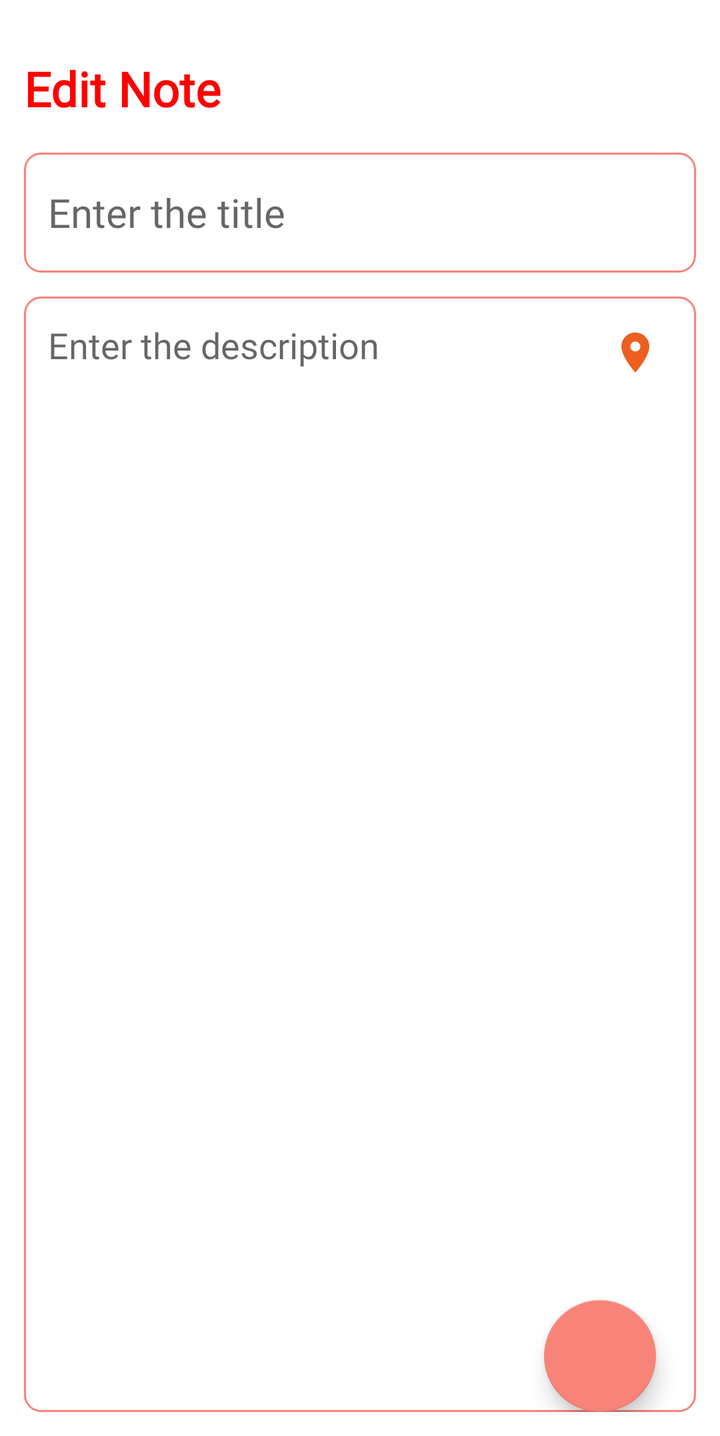
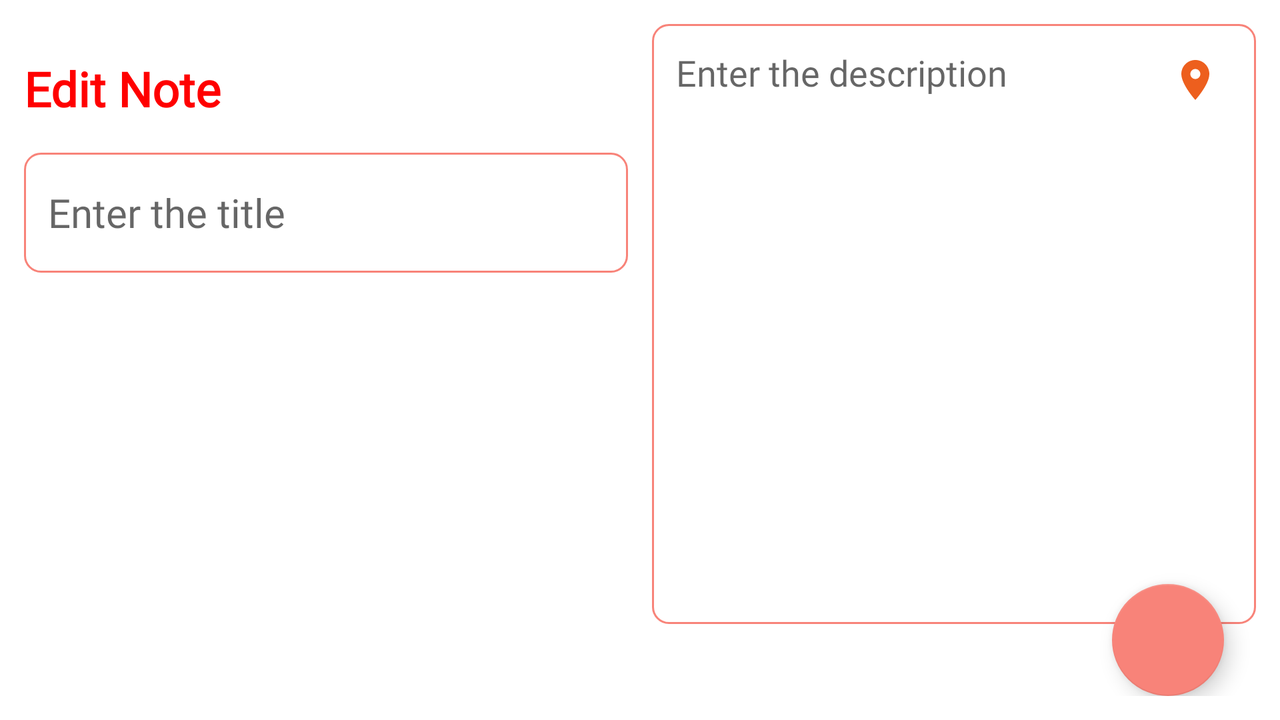

First picture: res/layout/ on a phone held upright. Second picture: the repository's own variant of that layout, on a device whose configuration matches the variant's folder. Source for both follows.
<!-- AndroidManifest.xml: application theme Theme.NotesApp -->
<!-- res/layout/fragment_edit_note.xml -->
<?xml version="1.0" encoding="utf-8"?>
<layout
    xmlns:android="http://schemas.android.com/apk/res/android"
    xmlns:tools="http://schemas.android.com/tools"
    xmlns:app="http://schemas.android.com/apk/res-auto">

    <ScrollView
        android:layout_width="match_parent"
        android:layout_height="match_parent"
        android:fillViewport="true">

        <RelativeLayout
            android:layout_width="match_parent"
            android:layout_height="wrap_content"
            android:padding="12dp"
            tools:context=".UpdateNoteFragment">

            
            <TextView
                android:id="@+id/editNoteHeading"
                android:layout_width="wrap_content"
                android:layout_height="wrap_content"
                android:layout_marginTop="16dp"
                android:fontFamily="@font/poppins"
                android:text="@string/edit_note"
                android:textStyle="bold"
                android:textColor="@color/red"
                android:textSize="24sp" />

            
            <EditText
                android:id="@+id/editNoteTitle"
                android:layout_width="match_parent"
                android:layout_height="60dp"
                android:layout_below="@id/editNoteHeading"
                android:layout_marginTop="16dp"
                android:background="@drawable/pinkborder"
                android:fontFamily="@font/poppins"
                android:hint="@string/enter_the_title"
                android:maxLines="1"
                android:padding="12dp"
                android:textSize="20sp" />

            
            <EditText
                android:id="@+id/editNoteDesc"
                android:layout_width="391dp"
                android:layout_height="558dp"
                android:layout_below="@id/editNoteTitle"
                android:layout_marginTop="12dp"
                android:autoLink="web"
                android:background="@drawable/pinkborder"
                android:fontFamily="@font/poppins"
                android:gravity="top"
                android:hint="@string/enter_the_description"
                android:linksClickable="true"
                android:padding="12dp"
                android:textSize="18sp" />


            
            <ImageButton
                android:id="@+id/editLocationButton"
                android:layout_width="53dp"
                android:layout_height="48dp"
                android:layout_alignTop="@id/editNoteDesc"
                android:layout_alignEnd="@id/editNoteDesc"
                android:layout_marginStart="4dp"
                android:layout_marginLeft="4dp"
                android:layout_marginTop="4dp"
                android:layout_marginEnd="4dp"
                android:layout_marginRight="4dp"
                android:layout_marginBottom="4dp"
                android:background="?attr/selectableItemBackgroundBorderless"
                android:contentDescription="@string/get_location"
                android:padding="4dp"
                android:src="@drawable/baseline_location_on_24" />

            
            <com.google.android.material.floatingactionbutton.FloatingActionButton
                android:id="@+id/editNoteFab"
                android:layout_width="wrap_content"
                android:layout_height="wrap_content"
                android:layout_alignParentBottom="true"
                android:layout_alignParentEnd="true"
                android:layout_marginEnd="20dp"
                android:layout_marginBottom="20dp"
                android:backgroundTint="@color/pink"
                android:contentDescription="@string/editfab"
                android:src="@drawable/baseline_done_24" />

        </RelativeLayout>
    </ScrollView>
</layout>
<!-- resources referenced by this layout -->
<resources>
  <color name="pink">#F88379</color>
  <color name="red">#F00</color>
  <!-- drawable baseline_location_on_24 (drawable) -->
  <vector xmlns:android="http://schemas.android.com/apk/res/android" android:height="24dp" android:tint="#ED5F1E" android:viewportHeight="24" android:viewportWidth="24" android:width="24dp">
        
      <path android:fillColor="@android:color/white" android:pathData="M12,2C8.13,2 5,5.13 5,9c0,5.25 7,13 7,13s7,-7.75 7,-13c0,-3.87 -3.13,-7 -7,-7zM12,11.5c-1.38,0 -2.5,-1.12 -2.5,-2.5s1.12,-2.5 2.5,-2.5 2.5,1.12 2.5,2.5 -1.12,2.5 -2.5,2.5z"/>
      
  </vector>
  <!-- drawable pinkborder (drawable) -->
  <?xml version="1.0" encoding="utf-8"?>
  <shape xmlns:android="http://schemas.android.com/apk/res/android"
      android:shape="rectangle">
  
      <stroke
          android:width="1dp"
          android:color="@color/pink"/>
      <corners
          android:radius="8dp"/>
  
  </shape>
  <string name="edit_note">Edit Note</string>
  <string name="editfab">editFab</string>
  <string name="enter_the_description">Enter the description</string>
  <string name="enter_the_title">Enter the title</string>
  <string name="get_location">Get Location</string>
  <style name="Theme.NotesApp" parent="Base.Theme.NotesApp" />
  <style name="Base.Theme.NotesApp" parent="Theme.MaterialComponents.DayNight.DarkActionBar">
          
          <item name="colorPrimary">@color/pink</item>
          <item name="colorPrimaryVariant">@color/pink</item>
          <item name="colorOnPrimary">@color/white</item>
          
          <item name="colorSecondary">@color/pink</item>
          <item name="colorSecondaryVariant">@color/pink</item>
          <item name="colorOnSecondary">@color/black</item>
          
          <item name="android:statusBarColor">?attr/colorPrimaryVariant</item>
      </style>
  <color name="white">#FFFFFFFF</color>
  <color name="black">#FF000000</color>
</resources>
<!-- res/layout-land/fragment_edit_note.xml (the repository's variant of the layout above) -->
<!-- drawn on the phone turned sideways -->
<?xml version="1.0" encoding="utf-8"?>
<layout xmlns:android="http://schemas.android.com/apk/res/android"
    xmlns:tools="http://schemas.android.com/tools"
    xmlns:app="http://schemas.android.com/apk/res-auto">

    <ScrollView
        android:layout_width="match_parent"
        android:layout_height="match_parent"
        android:fillViewport="true">

        <LinearLayout
            android:layout_width="match_parent"
            android:layout_height="wrap_content"
            android:orientation="horizontal"
            android:padding="12dp"
            tools:context=".UpdateNoteFragment">

            
            <LinearLayout
                android:layout_width="0dp"
                android:layout_height="match_parent"
                android:layout_weight="1"
                android:orientation="vertical">

                <TextView
                    android:id="@+id/editNoteHeading"
                    android:layout_width="wrap_content"
                    android:layout_height="wrap_content"
                    android:layout_marginTop="16dp"
                    android:fontFamily="@font/poppins"
                    android:text="@string/edit_note"
                    android:textStyle="bold"
                    android:textColor="@color/red"
                    android:textSize="24sp" />

                <EditText
                    android:id="@+id/editNoteTitle"
                    android:layout_width="match_parent"
                    android:layout_height="60dp"
                    android:layout_marginTop="16dp"
                    android:background="@drawable/pinkborder"
                    android:fontFamily="@font/poppins"
                    android:hint="@string/enter_the_title"
                    android:maxLines="1"
                    android:padding="12dp"
                    android:textSize="20sp" />
            </LinearLayout>

            
            <RelativeLayout
                android:layout_width="0dp"
                android:layout_height="wrap_content"
                android:layout_weight="1"
                android:layout_marginStart="12dp">

                <EditText
                    android:id="@+id/editNoteDesc"
                    android:layout_width="match_parent"
                    android:layout_height="300dp"
                    android:autoLink="web"
                    android:background="@drawable/pinkborder"
                    android:fontFamily="@font/poppins"
                    android:gravity="top"
                    android:hint="@string/enter_the_description"
                    android:linksClickable="true"
                    android:padding="12dp"
                    android:textSize="18sp" />

                <ImageButton
                    android:id="@+id/editLocationButton"
                    android:layout_width="53dp"
                    android:layout_height="48dp"
                    android:layout_alignTop="@id/editNoteDesc"
                    android:layout_alignEnd="@id/editNoteDesc"
                    android:layout_margin="4dp"
                    android:background="?attr/selectableItemBackgroundBorderless"
                    android:contentDescription="@string/get_location"
                    android:padding="4dp"
                    android:src="@drawable/baseline_location_on_24" />

                <com.google.android.material.floatingactionbutton.FloatingActionButton
                    android:id="@+id/editNoteFab"
                    android:layout_width="wrap_content"
                    android:layout_height="wrap_content"
                    android:layout_alignParentBottom="true"
                    android:layout_alignParentEnd="true"
                    android:layout_marginBottom="16dp"
                    android:layout_marginEnd="16dp"
                    android:backgroundTint="@color/pink"
                    android:contentDescription="@string/editfab"
                    android:src="@drawable/baseline_done_24" />
            </RelativeLayout>

        </LinearLayout>
    </ScrollView>
</layout>
